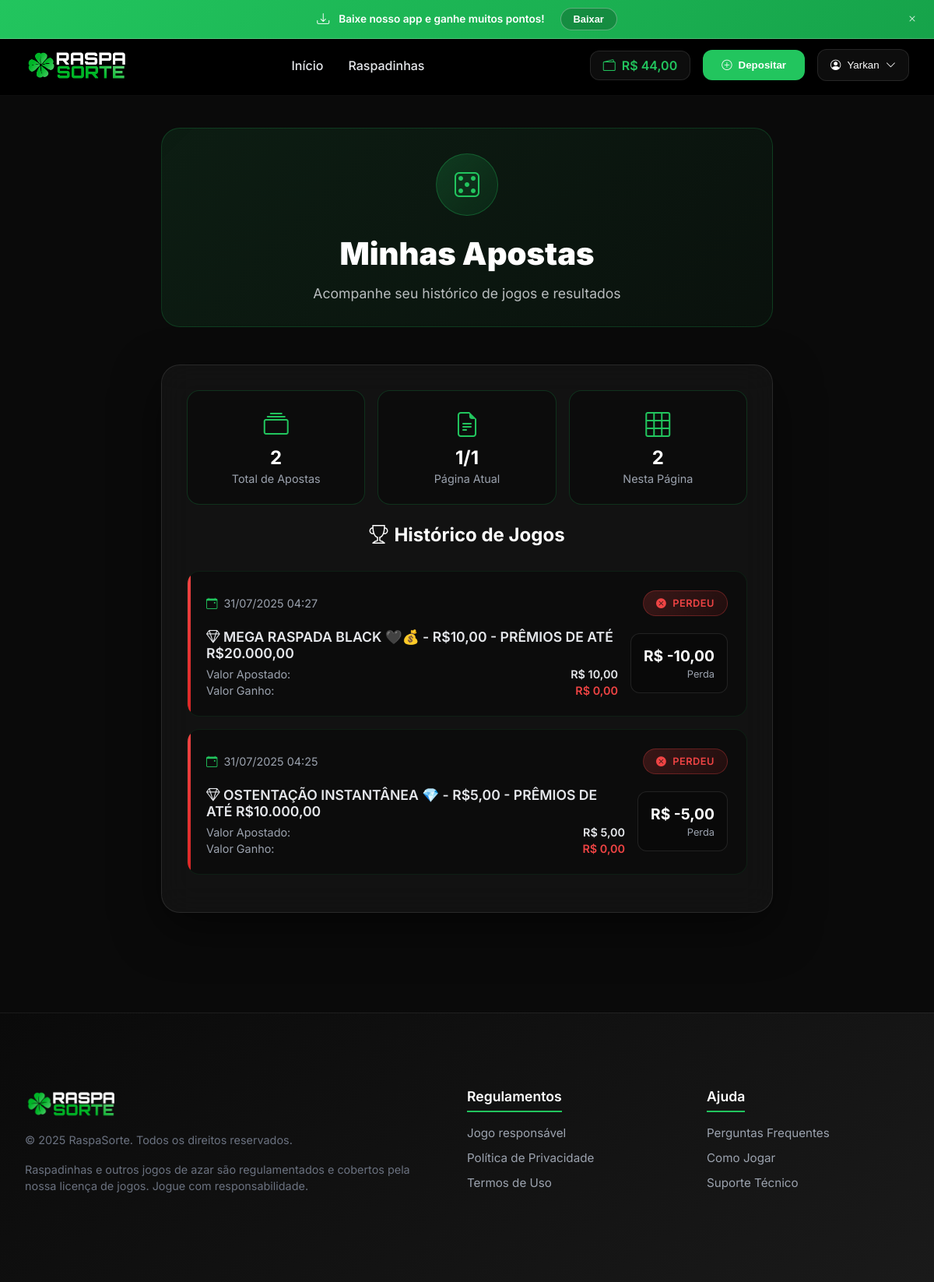
/apostas/index.php (signed in), run on the app's committed database.
### tables this page shows
CREATE TABLE `config` (
  `id` bigint unsigned NOT NULL AUTO_INCREMENT,
  `nome_site` varchar(255) DEFAULT 'Raspadinha',
  `logo` varchar(255) DEFAULT NULL,
  `deposito_min` float NOT NULL DEFAULT '0',
  `saque_min` float NOT NULL DEFAULT '0',
  `cpa_padrao` float NOT NULL DEFAULT '0',
  `revshare_padrao` float NOT NULL DEFAULT '0',
  UNIQUE KEY `id` (`id`)
);

CREATE TABLE `usuarios` (
  `id` int NOT NULL AUTO_INCREMENT,
  `nome` varchar(100) NOT NULL,
  `telefone` varchar(20) NOT NULL,
  `email` varchar(100) NOT NULL,
  `senha` varchar(255) NOT NULL,
  `saldo` decimal(10,2) DEFAULT '0.00',
  `indicacao` varchar(100) DEFAULT NULL,
  `comissao_cpa` float DEFAULT '0',
  `comissao_revshare` float DEFAULT '0',
  `banido` tinyint(1) DEFAULT '0',
  `admin` int DEFAULT '0',
  `created_at` datetime DEFAULT CURRENT_TIMESTAMP,
  `updated_at` datetime DEFAULT CURRENT_TIMESTAMP ON UPDATE CURRENT_TIMESTAMP,
  `influencer` tinyint(1) NOT NULL DEFAULT '0',
  PRIMARY KEY (`id`),
  UNIQUE KEY `email` (`email`)
);

CREATE TABLE `orders` (
  `id` bigint unsigned NOT NULL AUTO_INCREMENT,
  `user_id` bigint unsigned NOT NULL,
  `raspadinha_id` int unsigned NOT NULL,
  `status` tinyint(1) DEFAULT '0',
  `resultado` enum('loss','gain') DEFAULT NULL,
  `valor_ganho` decimal(10,2) DEFAULT '0.00',
  `premios_json` longtext NOT NULL,
  `created_at` timestamp NULL DEFAULT CURRENT_TIMESTAMP,
  `updated_at` timestamp NULL DEFAULT NULL ON UPDATE CURRENT_TIMESTAMP,
  PRIMARY KEY (`id`),
  CONSTRAINT `orders_chk_1` CHECK (json_valid(`premios_json`))
);

CREATE TABLE `raspadinhas` (
  `id` int unsigned NOT NULL AUTO_INCREMENT,
  `nome` varchar(120) NOT NULL,
  `descricao` text,
  `banner` varchar(255) NOT NULL,
  `valor` decimal(10,2) NOT NULL,
  `created_at` timestamp NULL DEFAULT CURRENT_TIMESTAMP,
  PRIMARY KEY (`id`)
);

### apostas/index.php (the view, shortened to what this page needs)
<?php
$usuario_id = $_SESSION['usuario_id'];
$porPagina = 10;
$paginaAtual = isset($_GET['pagina']) ? max(1, intval($_GET['pagina'])) : 1;
$offset = ($paginaAtual - 1) * $porPagina;
try {
    $stmtTotal = $pdo->prepare("SELECT COUNT(*) FROM orders WHERE user_id = :user_id");
    $stmtTotal->bindParam(':user_id', $usuario_id, PDO::PARAM_INT);
    $stmtTotal->execute();
    $totalApostas = $stmtTotal->fetchColumn();
    $totalPaginas = ceil($totalApostas / $porPagina);
} catch (PDOException $e) {
    $totalApostas = 0;
    $totalPaginas = 1;
}
try {
    $stmt = $pdo->prepare("
        SELECT o.created_at, o.resultado, o.valor_ganho, r.nome, r.valor AS valor_apostado
        FROM orders o
        JOIN raspadinhas r ON o.raspadinha_id = r.id
        WHERE o.user_id = :user_id
        ORDER BY o.created_at DESC
        LIMIT :limit OFFSET :offset
    ");
    $stmt->bindParam(':user_id', $usuario_id, PDO::PARAM_INT);
    $stmt->bindParam(':limit', $porPagina, PDO::PARAM_INT);
    $stmt->bindParam(':offset', $offset, PDO::PARAM_INT);
    $stmt->execute();
    $apostas = $stmt->fetchAll(PDO::FETCH_ASSOC);
} catch (PDOException $e) {
    $apostas = [];
    $_SESSION['message'] = ['type' => 'failure', 'text' => 'Erro ao carregar apostas'];
}
?>
<!DOCTYPE html>
<html lang="pt-br">
<head>
    <link rel="stylesheet" href="https://cdn.jsdelivr.net/npm/bootstrap-icons@1.11.1/font/bootstrap-icons.css">
    <link rel="stylesheet" href="/assets/style/globalStyles.css?id=<?= time(); ?>">
    <link href="https://cdn.jsdelivr.net/npm/notiflix@3.2.8/src/notiflix.min.css" rel="stylesheet">
</head>
<body>
    <?php include('../inc/header.php'); ?>
    <section class="apostas-section">
        <div class="apostas-container">
            <div class="header-card">
                <div class="header-icon">
                    <i class="bi bi-dice-5"></i>
                </div>
                <h1 class="header-title">Minhas Apostas</h1>
                <p class="header-subtitle">Acompanhe seu histórico de jogos e resultados</p>
            </div>
            <div class="main-container">
                <div class="stats-grid">
                    <div class="stat-card">
                        <div class="stat-icon">
                            <i class="bi bi-collection"></i>
                        </div>
                        <div class="stat-value"><?= $totalApostas ?></div>
                        <div class="stat-label">Total de Apostas</div>
                    </div>
                    <div class="stat-card">
                        <div class="stat-icon">
                            <i class="bi bi-file-earmark-text"></i>
                        </div>
                        <div class="stat-value"><?= $paginaAtual ?>/<?= $totalPaginas ?></div>
                        <div class="stat-label">Página Atual</div>
                    </div>
                    <div class="stat-card">
                        <div class="stat-icon">
                            <i class="bi bi-grid-3x3"></i>
                        </div>
                        <div class="stat-value"><?= count($apostas) ?></div>
                        <div class="stat-label">Nesta Página</div>
                    </div>
                </div>
                <h2 class="main-title">
                    <i class="bi bi-trophy"></i>
                    Histórico de Jogos
                </h2>
                <?php if (empty($apostas)): ?>
                    <div class="empty-state">
                        <i class="bi bi-dice-1"></i>
                        <h3>Nenhuma aposta encontrada</h3>
                        <p>Quando você jogar uma raspadinha, ela aparecerá aqui</p>
                    </div>
                <?php else: ?>
                    <div class="bets-list">
                        <?php foreach ($apostas as $aposta): ?>
                            <?php
                                $data = date('d/m/Y H:i', strtotime($aposta['created_at']));
                                $isWin = ($aposta['resultado'] === 'gain');
                                $status = $isWin ? 'GANHOU' : 'PERDEU';
                                $statusClass = $isWin ? 'win' : 'lose';
                                $valorGanho = number_format($aposta['valor_ganho'], 2, ',', '.');
                                $valorApostado = number_format($aposta['valor_apostado'], 2, ',', '.');
                            ?>
                            <div class="bet-item <?= $statusClass ?>">
                                <div class="bet-header">
                                    <div class="bet-date">
                                        <i class="bi bi-calendar-event"></i>
                                        <span><?= $data ?></span>
                                    </div>
                                    <div class="bet-status <?= $statusClass ?>">
                                        <i class="bi bi-<?= $isWin ? 'trophy-fill' : 'x-circle-fill' ?>"></i>
                                        <?= $status ?>
                                    </div>
                                </div>
                                <div class="bet-content">
                                    <div class="bet-details">
                                        <div class="bet-game">
                                            <i class="bi bi-gem"></i>
                                            <?= htmlspecialchars($aposta['nome']) ?>
                                        </div>
                                        <div class="bet-values">
                                            <div class="bet-value">
                                                <span class="bet-value-label">Valor Apostado:</span>
                                                <span class="bet-value-amount">R$ <?= $valorApostado ?></span>
                                            </div>
                                            <div class="bet-value">
                                                <span class="bet-value-label">Valor Ganho:</span>
                                                <span class="bet-value-amount <?= $statusClass ?>">R$ <?= $valorGanho ?></span>
                                            </div>
                                        </div>
                                    </div>
                                    <div class="bet-summary">
                                        <div class="bet-summary-value <?= $statusClass ?>">
                                            <?= $isWin ? '+' : '' ?>R$ <?= number_format($aposta['valor_ganho'] - $aposta['valor_apostado'], 2, ',', '.') ?>
                                        </div>
                                        <div class="bet-summary-label">
                                            <?= $isWin ? 'Lucro' : 'Perda' ?>
                                        </div>
                                    </div>
                                </div>
                            </div>
                        <?php endforeach; ?>
                    </div>
                <?php endif; ?>
            </div>
        </div>
    </section>
    <?php include('../inc/footer.php'); ?>
</body>
</html>

### inc/header.php (shortened to what this page needs)
<?php
try {
   $stmt = $pdo->prepare("SELECT * FROM config WHERE id = 1 LIMIT 1");
   $stmt->execute();
   $config = $stmt->fetch(PDO::FETCH_ASSOC);
   $nomeSite = $config['nome_site'] ?? 'Raspadinha';
   $logoSite = $config['logo'] ?? null;
} catch (PDOException $e) {
   $nomeSite = 'Raspadinha';
   $logoSite = null;
   $depositoMin = 0;
   $saqueMin = 0;
   $cpaPadrao = 0;
   $revshare_padrao = 0;
}
if (isset($_SESSION['usuario_id'])) {
   $usuario_id = $_SESSION['usuario_id'];
   try {
       $stmt = $pdo->prepare("SELECT * FROM usuarios WHERE id = :id LIMIT 1");
       $stmt->bindParam(':id', $usuario_id, PDO::PARAM_INT);
       $stmt->execute();
       $usuario = $stmt->fetch(PDO::FETCH_ASSOC);
   } catch (PDOException $e) {
       $_SESSION['message'] = ['type' => 'failure', 'text' => 'Erro na consulta!'];
       echo "Erro na consulta: " . $e->getMessage();
   }
}
?>
<link rel="stylesheet" href="https://cdn.jsdelivr.net/npm/bootstrap-icons@1.11.1/font/bootstrap-icons.css">
<div class="app-download-banner" id="appBanner" style="display: none;">
    <i class="bi bi-download"></i>
    <span>Baixe nosso app e ganhe muitos pontos!</span>
    <button class="download-btn" onclick="openInstallModal()">
        Baixar
    </button>
    <button class="close-banner" onclick="closeBanner()">
        <i class="bi bi-x"></i>
    </button>
</div>
<header class="header">
    <div class="header-container">
        <a href="/" class="logo">
            <?php if ($logoSite && file_exists($_SERVER['DOCUMENT_ROOT'] . $logoSite)): ?>
                <img src="<?= htmlspecialchars($logoSite) ?>" alt="<?= htmlspecialchars($nomeSite) ?>" class="logo-image">
            <?php else: ?>
                <div class="logo-icon">
                    <?= strtoupper(substr($nomeSite, 0, 1)) ?>
                </div>
            <?php endif; ?>
        </a>
        <nav>
            <ul class="nav-menu">
                <li><a href="/" class="nav-link">Início</a></li>
                <li><a href="/cartelas" class="nav-link">Raspadinhas</a></li>
            </ul>
        </nav>
        <div class="header-actions">
            <?php if(!isset($usuario)): ?>
                <a href="/login" class="btn-login">
                    <i class="bi bi-person"></i>
                    <span class="login-text">Entrar</span>
                </a>
                <a href="/cadastro" class="btn-register">
                    <i class="bi bi-dice-3-fill"></i>
                    Registrar
                </a>
            <?php else: ?>
                <?php $primeiroNome = explode(' ', $usuario['nome'])[0]; ?>
                <div class="balance-display">
                    <i class="bi bi-wallet2"></i>
                    <span id="headerSaldo">R$ <?php echo number_format($usuario['saldo'], 2, ',', '.'); ?></span>
                </div>
                <button onclick="openDepositModal()" class="btn-deposit">
                    <i class="bi bi-plus-circle"></i>
                    <span class="deposit-text">Depositar</span>
                </button>
                <div class="user-dropdown">
                    <button id="userDropdownBtn" class="user-btn">
                        <i class="bi bi-person-circle"></i>
                        <span class="user-name"><?php echo htmlspecialchars($primeiroNome); ?></span>
                        <i class="bi bi-chevron-down dropdown-arrow"></i>
                    </button>
                </div>
            <?php endif; ?>
        </div>
    </div>
</header>

### inc/footer.php (shortened to what this page needs)
<footer class="footer">
    <div class="footer-container">
        <div class="footer-content">
            <div>
                <div class="footer-brand">
                    <?php if ($logoSite && file_exists($_SERVER['DOCUMENT_ROOT'] . $logoSite)): ?>
                        <img src="<?= htmlspecialchars($logoSite) ?>" alt="<?= htmlspecialchars($nomeSite) ?>" class="footer-logo-image">
                    <?php else: ?>
                        <div class="footer-logo-icon">
                            <?= strtoupper(substr($nomeSite, 0, 1)) ?>
                        </div>
                    <?php endif; ?>
                </div>
                <p class="footer-description">
                    © 2025 <?php echo $nomeSite; ?>. Todos os direitos reservados.
                </p>
                <p class="footer-description">
                    Raspadinhas e outros jogos de azar são regulamentados e cobertos pela nossa licença de jogos. Jogue com responsabilidade.
                </p>
            </div>
            <div class="footer-section">
                <h3>Regulamentos</h3>
                <ul class="footer-links">
                    <li><a href="#">Jogo responsável</a></li>
                    <li><a href="#">Política de Privacidade</a></li>
                    <li><a href="#">Termos de Uso</a></li>
                </ul>
            </div>
            <div class="footer-section">
                <h3>Ajuda</h3>
                <ul class="footer-links">
                    <li><a href="#">Perguntas Frequentes</a></li>
                    <li><a href="#">Como Jogar</a></li>
                    <li><a href="#">Suporte Técnico</a></li>
                </ul>
            </div>
        </div>
    </div>
</footer>

### data on the page
config: logo (picture), nome_site "RaspaSorte"
usuarios: saldo "44,00", nome "Yarkan"
orders: created_at "31/07/2025 04:27", resultado "PERDEU", raspadinha.nome "MEGA RASPADA BLACK 🖤💰 - R$10,00 - PRÊMIOS DE ATÉ R$20.000,00", raspadinha.valor "10,00", valor_ganho "0,00", $aposta['valor_ganho']-$aposta['valor_apostado'] "-10,00", shows "Perda"
orders: created_at "31/07/2025 04:25", resultado "PERDEU", raspadinha.nome "OSTENTAÇÃO INSTANTÂNEA 💎 - R$5,00 - PRÊMIOS DE ATÉ R$10.000,00", raspadinha.valor "5,00", valor_ganho "0,00", $aposta['valor_ganho']-$aposta['valor_apostado'] "-5,00", shows "Perda"

### other printed values
$totalApostas "2"
$paginaAtual "1"
$totalPaginas "1"
count($apostas) "2"
